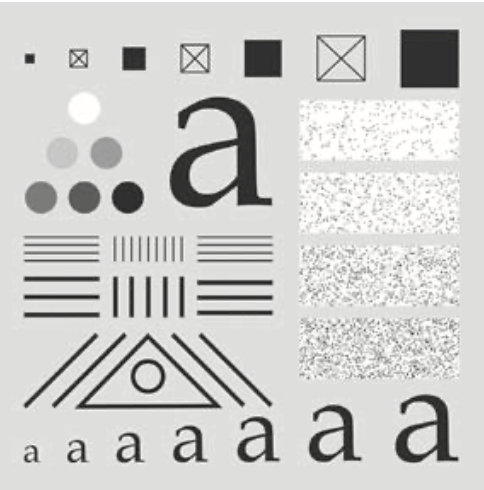
#> input picture images/07/pattern.png, 484 x 490 px
$ jupyter execute 'dimp 08 - convolucion.ipynb'
#> lines starting #> are read from the running program, lines starting #| are printed output that depends on the picture
[cell 1]
import matplotlib.pyplot as plt
import numpy as np
import scipy.signal
from PIL import Image

[cell 2]
A = np.full((6, 6), 255)
A[2, 2] = 0

B = np.full((3, 3), 1/9)

plt.figure(figsize=(6, 4), dpi=150)


plt.subplot(1, 2, 1)
plt.imshow(A, cmap="gray", vmin=0, vmax=255)

plt.subplot(1, 2, 2)
plt.imshow(B, cmap="gray", vmin=0, vmax=1)
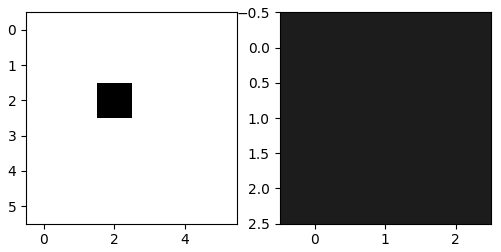
#> figure drawn by matplotlib, 2 panels

[cell 3]
C_same = scipy.signal.convolve(A, B, mode="same")

C_full = scipy.signal.convolve(A, B, mode="full")

C_valid = scipy.signal.convolve(A, B, mode="valid")

plt.figure(figsize=(6, 4), dpi=150)

plt.subplot(1, 3, 1)
plt.imshow(C_same, cmap="gray", vmin=0, vmax=255)
plt.title("Same")

plt.subplot(1, 3, 2)
plt.imshow(C_full, cmap="gray", vmin=0, vmax=255)
plt.title("Full")

plt.subplot(1, 3, 3)
plt.imshow(C_valid, cmap="gray", vmin=0, vmax=255)
plt.title("Valid")
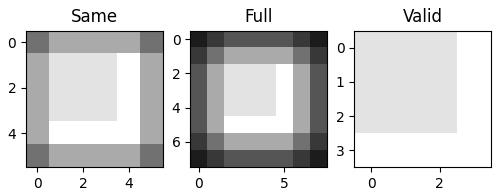
#> figure drawn by matplotlib, 3 panels

[cell 4]
plt.figure(figsize=(6, 6), dpi=150)
plt.imshow(C_same, cmap="gray", vmin=0, vmax=255)
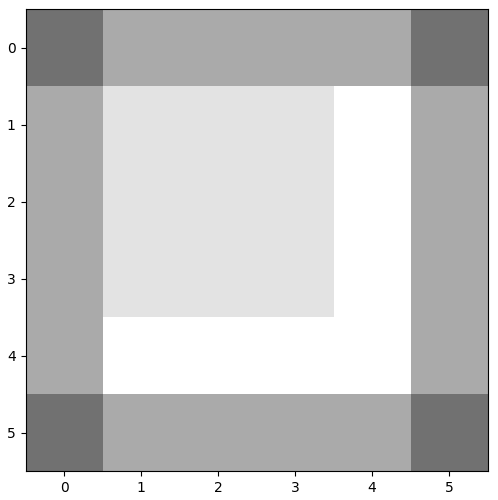
#> figure drawn by matplotlib, 1 panel

[cell 5]
A =  Image.open("images/07/pattern.png").convert("L")

A = np.asarray(A)

kernel_sizes = [3, 9, 15, 100]

plt.figure(figsize=(6,6), dpi=150)

for i, k in enumerate(kernel_sizes):
    B = np.full((k, k), 1/(k ** 2))
    C = scipy.signal.convolve(A, B, mode="same")

    plt.subplot(2, 2, i + 1)
    plt.imshow(C, cmap="gray")
    plt.title(f"Kernel size: {k}")
#> this loop made 4 passes
#> pass 1, `C = scipy.signal.convolve(A, B, mode="same")`:
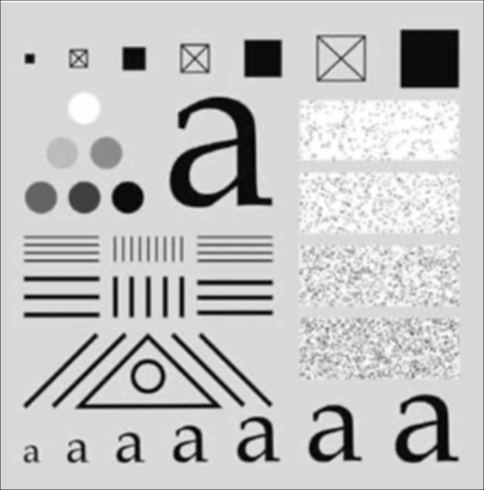
#> C: shape (490, 484) float64; min 37.89, max 255, mean 204.5; drawn with min black and max white
#> pass 2, `C = scipy.signal.convolve(A, B, mode="same")`:
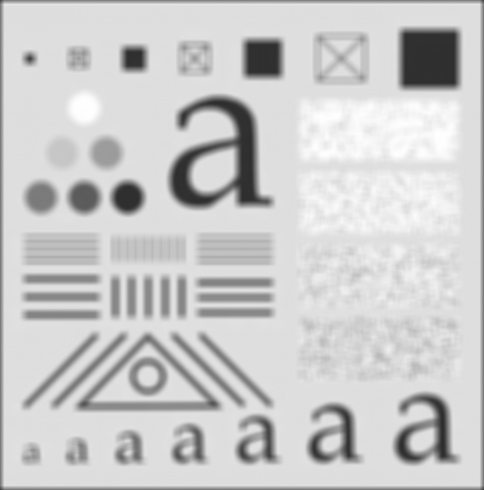
#> C: shape (490, 484) float64; min 44.67, max 254.8, mean 203
#> pass 3, `C = scipy.signal.convolve(A, B, mode="same")`:
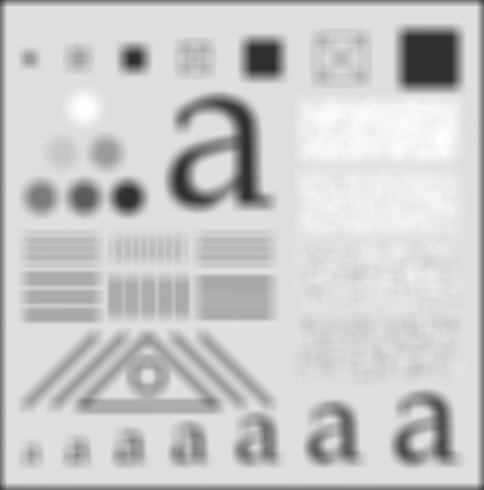
#> C: shape (490, 484) float64; min 46.46, max 254.3, mean 201.6
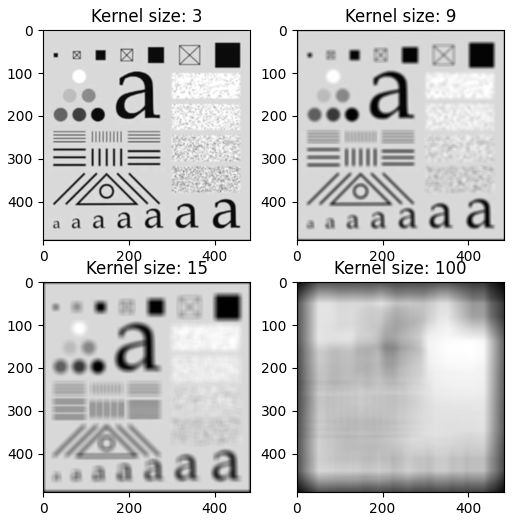
#> figure drawn by matplotlib, 4 panels
